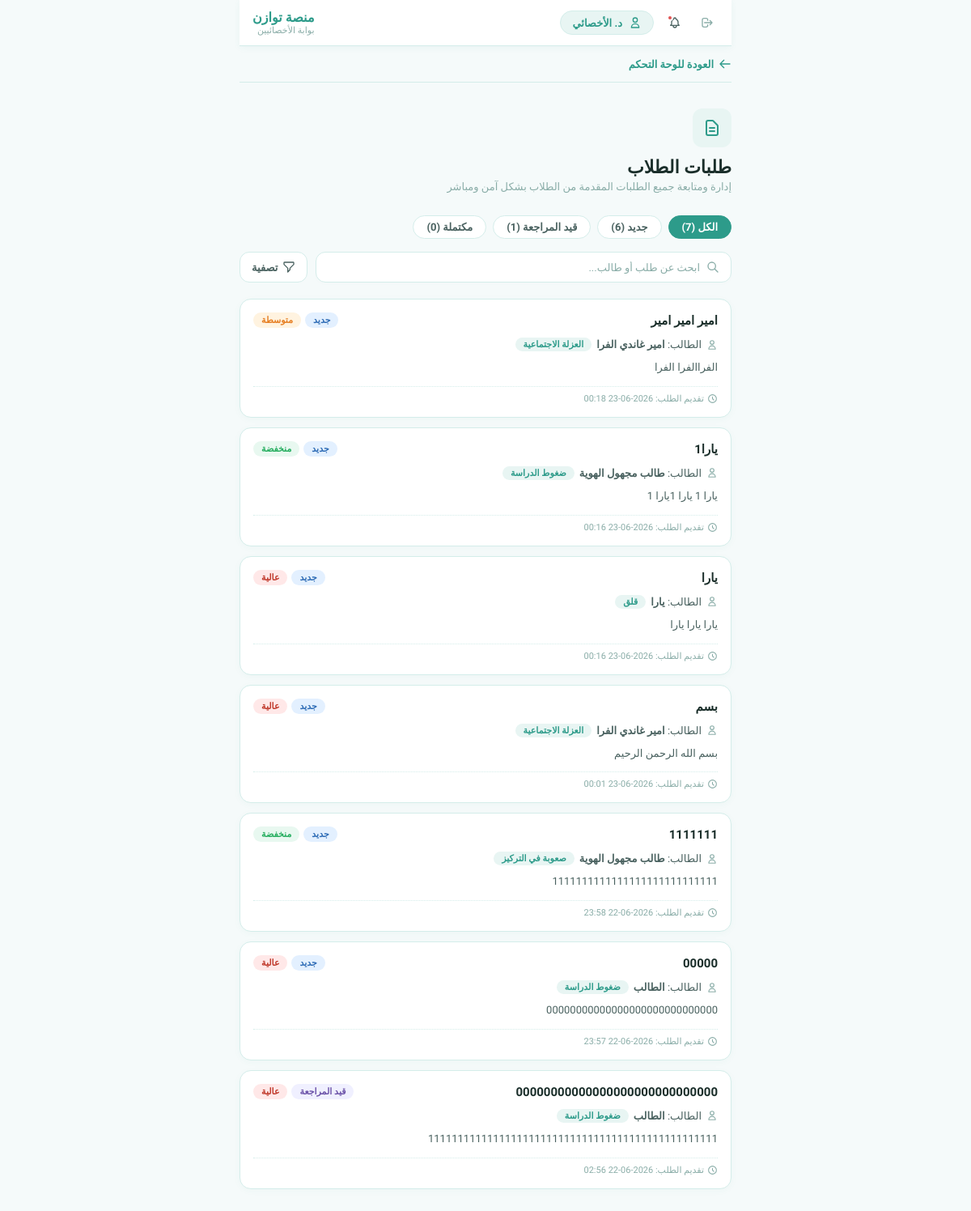
Screenshot of /doctor/requests.php with the database file from the repository.
### tables this page shows
CREATE TABLE `psychological_requests` (
  `id` int(11) NOT NULL,
  `student_name` varchar(150) NOT NULL,
  `problem_type` varchar(100) NOT NULL,
  `priority_level` enum('عالية','متوسطة','منخفضة') NOT NULL,
  `title` varchar(255) NOT NULL,
  `description` text NOT NULL,
  `is_anonymous` tinyint(1) DEFAULT 0,
  `status` enum('جديد','قيد المراجعة','مكتملة') DEFAULT 'جديد',
  `created_at` timestamp NOT NULL DEFAULT current_timestamp()
);

### doctor/requests.php (the view, shortened to what this page needs)
<?php
$servername = "localhost";
$username   = "root";
$password   = "";
$dbname     = "tawazun_final_db";
$conn = new mysqli($servername, $username, $password, $dbname);
$conn->set_charset("utf8mb4");
$res_all = $conn->query("SELECT COUNT(*) as total FROM psychological_requests");
$count_all = ($res_all) ? $res_all->fetch_assoc()['total'] : 0;
$res_new = $conn->query("SELECT COUNT(*) as total FROM psychological_requests WHERE status = 'جديد'");
$count_new = ($res_new) ? $res_new->fetch_assoc()['total'] : 0;
$res_review = $conn->query("SELECT COUNT(*) as total FROM psychological_requests WHERE status = 'قيد المراجعة'");
$count_review = ($res_review) ? $res_review->fetch_assoc()['total'] : 0;
$res_completed = $conn->query("SELECT COUNT(*) as total FROM psychological_requests WHERE status = 'مكتملة'");
$count_completed = ($res_completed) ? $res_completed->fetch_assoc()['total'] : 0;
$filter = isset($_GET['status']) ? $_GET['status'] : 'all';
if ($filter == 'new') {
    $sql = "SELECT * FROM psychological_requests WHERE status = 'جديد' ORDER BY id DESC";
} elseif ($filter == 'review') {
    $sql = "SELECT * FROM psychological_requests WHERE status = 'قيد المراجعة' ORDER BY id DESC";
} elseif ($filter == 'completed') {
    $sql = "SELECT * FROM psychological_requests WHERE status = 'مكتملة' ORDER BY id DESC";
} else {
    $sql = "SELECT * FROM psychological_requests ORDER BY id DESC";
}
$result = $conn->query($sql);
?>
<!DOCTYPE html>
<html lang="ar" dir="rtl">
<head>
</head>
<body>
    <div class="main-wrapper">
        <nav class="navbar">
            <div class="main-wrapper nav-container">
                <div class="navbar-actions">
                    <button class="logout-btn" title="تسجيل الخروج">
                        <svg fill="none" stroke="currentColor" viewBox="0 0 24 24">
                            <path stroke-linecap="round" stroke-linejoin="round" stroke-width="2" d="M17 16l4-4m0 0l-4-4m4 4H7m6 4v1a3 3 0 01-3 3H6a3 3 0 01-3-3V7a3 3 0 013-3h4a3 3 0 013 3v1" />
                        </svg>
                    </button>
                    <button class="notif-btn" title="التنبيهات">
                        <span class="notif-dot"></span>
                    </button>
                    <div class="nav-profile">
                        <svg fill="none" stroke="currentColor" viewBox="0 0 24 24">
                            <path stroke-linecap="round" stroke-linejoin="round" stroke-width="2" d="M16 7a4 4 0 11-8 0 4 4 0 018 0zM12 14a7 7 0 00-7 7h14a7 7 0 00-7-7z" />
                        </svg>
                        <span>د. <?php echo htmlspecialchars($_SESSION['name'] ?? 'الأخصائي'); ?></span>
                    </div>
                </div>
                <div class="navbar-brand">
                    <div>
                        <div class="brand-name">منصة توازن</div>
                        <div class="brand-sub">بوابة الأخصائيين</div>
                    </div>
                </div>
            </div>
        </nav>
        <div class="back-bar">
            <a href="index.php" class="back-link">
                <svg fill="none" stroke="currentColor" viewBox="0 0 24 24">
                    <path stroke-linecap="round" stroke-linejoin="round" stroke-width="2" d="M10 19l-7-7m0 0l7-7m-7 7h18" />
                </svg>
                العودة للوحة التحكم
            </a>
        </div>
        <div class="page-header">
            <div class="page-icon">
                <svg fill="none" stroke="currentColor" viewBox="0 0 24 24">
                    <path stroke-linecap="round" stroke-linejoin="round" stroke-width="2" d="M9 12h6m-6 4h6m2 5H7a2 2 0 01-2-2V5a2 2 0 012-2h5.586a1 1 0 01.707.293l5.414 5.414a1 1 0 01.293.707V19a2 2 0 01-2 2z" />
                </svg>
            </div>
            <div class="page-title">طلبات الطلاب</div>
            <div class="page-sub">إدارة ومتابعة جميع الطلبات المقدمة من الطلاب بشكل آمن ومباشر</div>
        </div>
        <div class="tabs-row">
            <a href="?status=all" class="tab-btn <?php echo $filter == 'all' ? 'active' : ''; ?>">الكل (<?php echo $count_all; ?>)</a>
            <a href="?status=new" class="tab-btn <?php echo $filter == 'new' ? 'active' : ''; ?>">جديد (<?php echo $count_new; ?>)</a>
            <a href="?status=review" class="tab-btn <?php echo $filter == 'review' ? 'active' : ''; ?>">قيد المراجعة (<?php echo $count_review; ?>)</a>
            <a href="?status=completed" class="tab-btn <?php echo $filter == 'completed' ? 'active' : ''; ?>">مكتملة (<?php echo $count_completed; ?>)</a>
        </div>
        <div class="search-filter">
            <div class="search-box">
                <svg fill="none" stroke="currentColor" viewBox="0 0 24 24">
                    <path stroke-linecap="round" stroke-linejoin="round" stroke-width="2" d="M21 21l-6-6m2-5a7 7 0 11-14 0 7 7 0 0114 0z" />
                </svg>
                <input type="text" placeholder="ابحث عن طلب أو طالب...">
            </div>
            <button class="filter-btn">
                <svg fill="none" stroke="currentColor" viewBox="0 0 24 24">
                    <path stroke-linecap="round" stroke-linejoin="round" stroke-width="2" d="M3 4a1 1 0 011-1h16a1 1 0 011 1v2.586a1 1 0 01-.293.707l-6.414 6.414a1 1 0 00-.293.707V17l-4 4v-6.586a1 1 0 00-.293-.707L3.293 7.293A1 1 0 013 6.586V4z" />
                </svg>
                تصفية
            </button>
        </div>
        <div class="requests-list">
            <?php if ($result && $result->num_rows > 0): ?>
                <?php while ($row = $result->fetch_assoc()): ?>
                    <?php
                    $status_badge_class = 'badge-new';
                    if ($row['status'] == 'قيد المراجعة') {
                        $status_badge_class = 'badge-review';
                    } elseif ($row['status'] == 'مكتملة') {
                        $status_badge_class = 'badge-done';
                    }
                    $priority_badge_class = 'badge-low';
                    if ($row['priority_level'] == 'عالية') {
                        $priority_badge_class = 'badge-high';
                    } elseif ($row['priority_level'] == 'متوسطة') {
                        $priority_badge_class = 'badge-mid';
                    }
                    ?>
                    <div class="request-card">
                        <div class="rc-top">
                            <div class="rc-title"><?php echo htmlspecialchars($row['title']); ?></div>
                            <div class="badges">
                                <span class="badge <?php echo $status_badge_class; ?>"><?php echo htmlspecialchars($row['status']); ?></span>
                                <span class="badge <?php echo $priority_badge_class; ?>"><?php echo htmlspecialchars($row['priority_level']); ?></span>
                            </div>
                        </div>
                        <div class="rc-student">
                            <svg fill="none" stroke="currentColor" viewBox="0 0 24 24">
                                <path stroke-linecap="round" stroke-linejoin="round" stroke-width="2" d="M16 7a4 4 0 11-8 0 4 4 0 018 0zM12 14a7 7 0 00-7 7h14a7 7 0 00-7-7z" />
                            </svg>
                            <span>الطالب: <strong><?php echo ($row['is_anonymous'] == 1) ? "طالب مجهول الهوية" : htmlspecialchars($row['student_name']); ?></strong></span>
                            <span class="student-tag"><?php echo htmlspecialchars($row['problem_type']); ?></span>
                        </div>
                        <div class="rc-desc">
                            <?php echo nl2br(htmlspecialchars($row['description'])); ?>
                        </div>
                        <div class="rc-meta">
                            <div class="rc-time">
                                <svg fill="none" stroke="currentColor" viewBox="0 0 24 24">
                                    <path stroke-linecap="round" stroke-linejoin="round" stroke-width="2" d="M12 8v4l3 3m6-3a9 9 0 11-18 0 9 9 0 0118 0z" />
                                </svg>
                                <span>تقديم الطلب: <?php echo date('Y-m-d H:i', strtotime($row['created_at'])); ?></span>
                            </div>
                        </div>
                    </div>
                <?php endwhile; ?>
            <?php else: ?>
                <div class="no-records">
                    لا توجد طلبات تطابق هذا القسم حالياً.
                </div>
            <?php endif; ?>
        </div>
    </div>
</body>
</html>

### rows the page displays
psychological_requests: title "امير امير امير", status "جديد", priority_level "متوسطة", student_name "امير غاندي الفرا", problem_type "العزلة الاجتماعية", description "الفراالفرا الفرا", created_at "2026-06-23 00:18"
psychological_requests: title "يارا1", status "جديد", priority_level "منخفضة", is_anonymous "طالب مجهول الهوية", problem_type "ضغوط الدراسة", description "يارا 1 يارا 1يارا 1", created_at "2026-06-23 00:16"
psychological_requests: title "يارا", status "جديد", priority_level "عالية", student_name "يارا", problem_type "قلق", description "يارا يارا يارا", created_at "2026-06-23 00:16"
psychological_requests: title "بسم", status "جديد", priority_level "عالية", student_name "امير غاندي الفرا", problem_type "العزلة الاجتماعية", description "بسم الله الرحمن الرحيم", created_at "2026-06-23 00:01"
psychological_requests: title "1111111", status "جديد", priority_level "منخفضة", is_anonymous "طالب مجهول الهوية", problem_type "صعوبة في التركيز", description "1111111111111111111111111111", created_at "2026-06-22 23:58"
psychological_requests: title "00000", status "جديد", priority_level "عالية", student_name "الطالب", problem_type "ضغوط الدراسة", description "00000000000000000000000000000", created_at "2026-06-22 23:57"
psychological_requests: title "00000000000000000000000000000", status "قيد المراجعة", priority_level "عالية", student_name "الطالب", problem_type "ضغوط الدراسة", description "1111111111111111111111111111111111111111111111111", created_at "2026-06-22 02:56"

### other values shown
$_SESSION['name'] "الأخصائي"
$count_all "7"
$count_new "6"
$count_review "1"
$count_completed "0"
